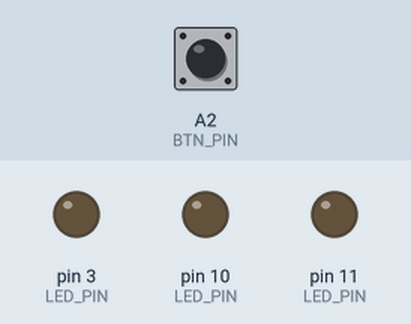
A program run on a simulated Arduino Nano, built with avr-gcc and run on an emulated ATmega328P. On the bench: output pins drawn as LEDs (lit = HIGH). Inputs (shaded band) come from the test bench; at power-on: A2 (BTN_PIN) LOW. Random numbers use the default seed unless the program sets one.

Above: at 1.2 s.
1.3 s: A2 (BTN_PIN) pulled HIGH for 0.15 s
At 1.45 s:
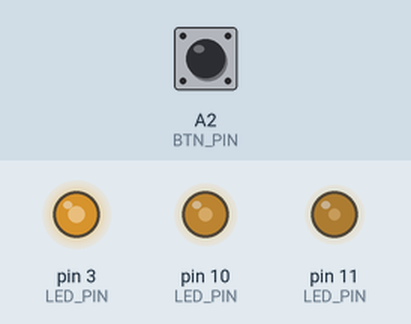
7.3 s: A2 (BTN_PIN) driven LOW
9.1 s: A2 (BTN_PIN) driven HIGH
At 9.25 s:
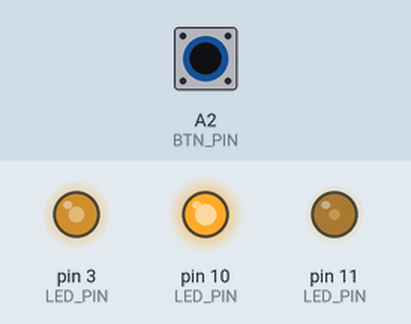
At 9.86 s:
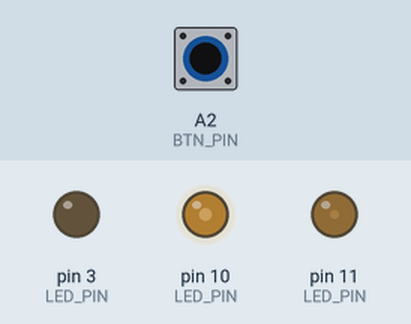
15.1 s: A2 (BTN_PIN) driven LOW
16.9 s: A2 (BTN_PIN) driven HIGH
Timing chart, 0 to 25.9 s (numbered marks = the images above; inputs shaded):
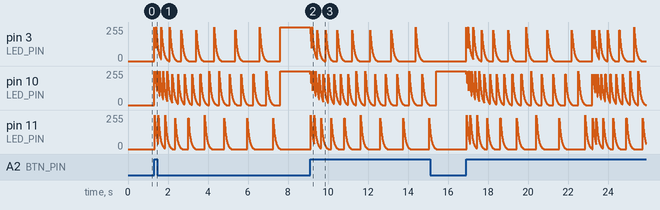

The program:

main.cpp
```cpp
/**
 * -----------------------------------------------------------------------------
 * @file   main.cpp
 * @author Stéphane Calderoni (https://github.com/m1cr0lab)
 * @brief  Lancé de Dé Binaire à 6 Faces
 * -----------------------------------------------------------------------------
 */
#include <Arduino.h>

// -----------------------------------------------------------------------------
// Constantes globales
// -----------------------------------------------------------------------------

uint8_t const BTN_PIN   = A2;
uint8_t const LED_COUNT = 3;
uint8_t const LED_PIN[] = { 3, 10, 11 };

uint16_t const ROLLING_TIME      = 6000;
uint8_t  const ROLLING_STEPS     = 4;
uint8_t  const ROLLING_PATTERN[] = { 0, 1, 2, 1 };

// -----------------------------------------------------------------------------
// Interface de commande des LEDs
// -----------------------------------------------------------------------------

class Led {

    public:

        void begin(uint8_t const pin) {
            _brightness = 0;
            pinMode(_pin = pin, OUTPUT);
        }

        void light(uint8_t const brightness) {
            analogWrite(_pin, _brightness = brightness);
        }

        void fadeOut() {
            if (_brightness) {
                analogWrite(_pin, _brightness *= .9f);
            }
        }

    private:
        uint8_t _pin;
        uint8_t _brightness;

};

// -----------------------------------------------------------------------------
// Ensemble des états de l'automate
// -----------------------------------------------------------------------------

enum class State : uint8_t { PLAY, ROLL, RANDOMIZE };

// -----------------------------------------------------------------------------
// Variables globales
// -----------------------------------------------------------------------------

Led   led[LED_COUNT];
State state;

// -----------------------------------------------------------------------------
// Implémentation du comportement de l'automate en fonction de son état
// -----------------------------------------------------------------------------

void play() {

    if (digitalRead(BTN_PIN)) state = State::ROLL;

}

void roll() {

    static uint8_t  roll_index = 0;
    static uint16_t roll_delay = 0; // temporisation courante
    static uint16_t roll_wait  = 0; // temporisation cumulée
    static uint32_t last_fade  = millis();
    static uint32_t last_roll  = millis();

    uint32_t const now = millis();

    if (now - last_fade >= 10) {
        last_fade = now;
        for (uint8_t i = 0; i < LED_COUNT; ++i) {
            led[i].fadeOut();
        }
    }

    if (now - last_roll < roll_delay) return;
    last_roll = now;

    led[ROLLING_PATTERN[roll_index]].light(0xff);

    roll_index++;
    if (roll_index == ROLLING_STEPS) roll_index = 0;

    roll_wait  += roll_delay;
    if (roll_wait < ROLLING_TIME) {
        roll_delay += 10;
        return;
    }

    roll_wait = roll_delay = 0;
    state = State::RANDOMIZE;

}

void randomize() {

    uint8_t const r = 1 + random(6);

    for (uint8_t i = 0; i < LED_COUNT; ++i) {
        led[i].light((r >> i) & 0x1 ? 0xff : 0);
    }

    state = State::PLAY;

}

// -----------------------------------------------------------------------------
// Initialisation
// -----------------------------------------------------------------------------

void setup() {

    // randomise le générateur de nombres aléatoires
    randomSeed(analogRead(A0));

    pinMode(BTN_PIN, INPUT);

    for (uint8_t i = 0; i < LED_COUNT; ++i) {
        led[i].begin(LED_PIN[i]);
    }

    state = State::PLAY;

}

// -----------------------------------------------------------------------------
// Boucle de contrôle principale
// -----------------------------------------------------------------------------

void loop() {

    switch (state) {

        case State::PLAY:      play();      break;
        case State::ROLL:      roll();      break;
        case State::RANDOMIZE: randomize();

    }

}

/* -----------------------------------------------------------------------------
 * MIT License
 * -----------------------------------------------------------------------------
 * Copyright (c) 2023 Stéphane Calderoni (https://github.com/m1cr0lab)
 *
 * Permission is hereby granted, free of charge, to any person obtaining a copy
 * of this software and associated documentation files (the "Software"), to deal
 * in the Software without restriction, including without limitation the rights
 * to use, copy, modify, merge, publish, distribute, sublicense, and/or sell
 * copies of the Software, and to permit persons to whom the Software is
 * furnished to do so, subject to the following conditions:
 *
 * The above copyright notice and this permission notice shall be included in
 * all copies or substantial portions of the Software.
 *
 * THE SOFTWARE IS PROVIDED "AS IS", WITHOUT WARRANTY OF ANY KIND, EXPRESS OR
 * IMPLIED, INCLUDING BUT NOT LIMITED TO THE WARRANTIES OF MERCHANTABILITY,
 * FITNESS FOR A PARTICULAR PURPOSE AND NONINFRINGEMENT. IN NO EVENT SHALL THE
 * AUTHORS OR COPYRIGHT HOLDERS BE LIABLE FOR ANY CLAIM, DAMAGES OR OTHER
 * LIABILITY, WHETHER IN AN ACTION OF CONTRACT, TORT OR OTHERWISE, ARISING FROM,
 * OUT OF OR IN CONNECTION WITH THE SOFTWARE OR THE USE OR OTHER DEALINGS IN THE
 * SOFTWARE.
 * -----------------------------------------------------------------------------
 */
```
